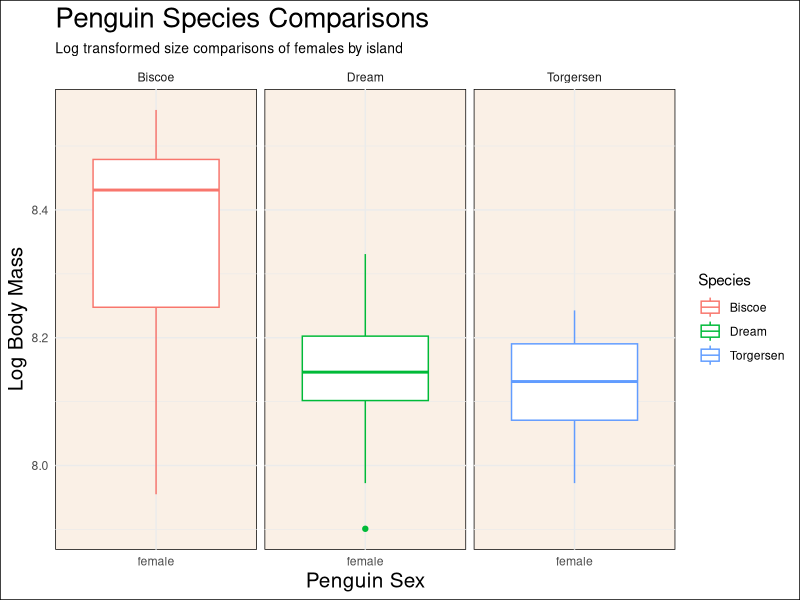
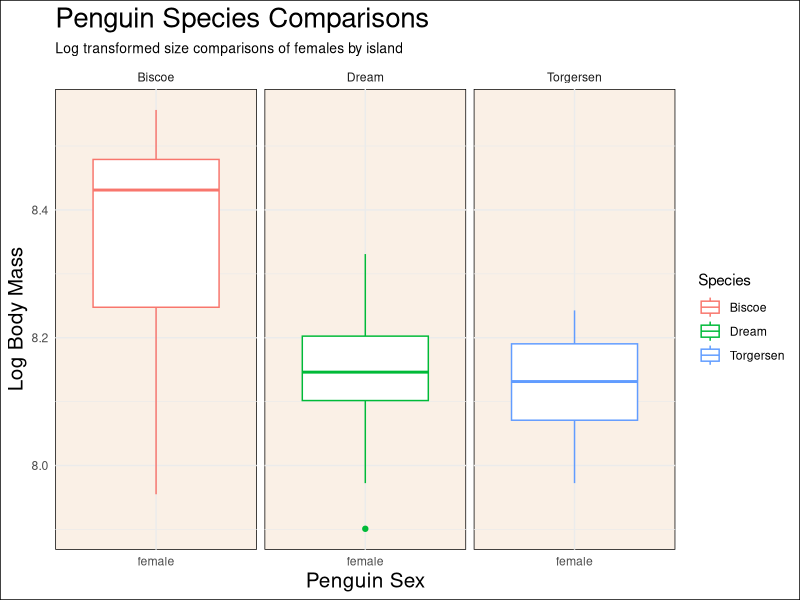

Reproduce these figures in R, in order.
### Lecture 4A Homework ####
### Created by: Kassandra Jensen #############
### Updated on: 2024-09-20 ####################
#### Load Libraries ######
library(palmerpenguins)
library(tidyverse)
library(here)
### Load data ######
# The data is part of the package and is called penguins
glimpse(penguins)
view(penguins)

## Homework Assignment/ Data Analysis
## 1. Calculate the mean and variance of body mass by species, island, and sex without any NAs

penguins %>% ## Assign data frame
  group_by(species, island, sex) %>% ## group by each of the types
  drop_na(species, island, sex) %>% ## drop the NA's of each 
  summarise(mean_bill_length = mean(body_mass_g, na.rm = TRUE), ## calculate mean
            max_bill_length = var(body_mass_g, na.rm=TRUE)) ## calculate variance 

## 2. Filter out (i.e. excludes) male penguins, then calculates the log body mass, then selects only the columns for species, 
## island, sex, and log body mass, then use these data to make any plot. Make sure the plot has clean and clear labels and follows 
## best practices. Save the plot in the correct output folder.

penguins %>%
  filter(sex == "female") %>% #select females, not males
  mutate(log_body_mass_g = log(body_mass_g)) %>% #calculate log body mass
  select(species, island, sex, log_body_mass_g) %>%
  ggplot(aes(x = sex, 
             y = log_body_mass_g,
             color = island)) +
  geom_boxplot()+
  facet_grid( ~ island) +       
    labs(x = "Penguin Sex",           
         y = "Log Body Mass",
         color = "Species",
         title = "Penguin Species Comparisons",
         subtitle = "Log transformed size comparisons of females by island") +
    theme_minimal() +                                           
    theme(
      axis.title = element_text(size = 15),
      panel.background = element_rect(fill = "linen"),
      plot.background = element_rect(fill = "white"),     
      plot.title = element_text(size = 20),
      plot.subtitle = element_text(size = 10)
    )

# Save plot
ggsave(here("Output", "Homework_Week04a.png"),
        width = 10, height = 5)

